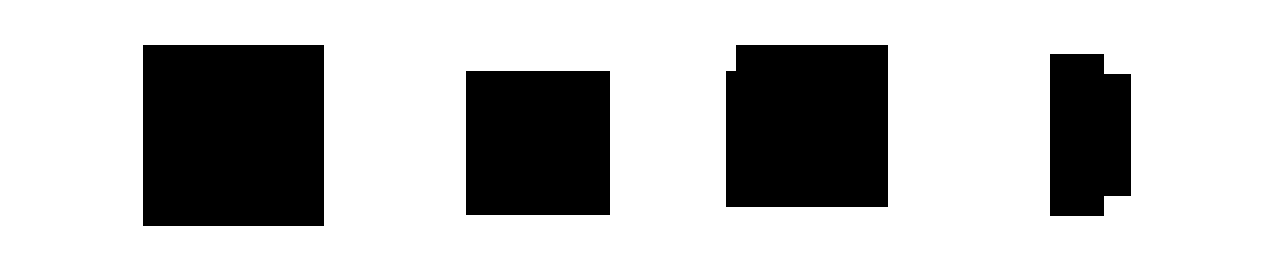
#> input picture OpenCV/shapes.png, 1280 x 260 px
$ python opencv3.py
#> lines starting #> are read from the running program, lines starting #| are printed output that depends on the picture; after the words box and inside, x2 and y2 are one past the last pixel; in counts of white or black regions, pixels touching at a corner belong together
import numpy as np
import cv2

img = cv2.imread('shapes.png')
#> img is the input picture: shape (260, 1280, 3); 72.5% white; 4 black regions, box (x1, y1, x2, y2) and area: (143, 45, 324, 226) 32761, (726, 45, 888, 207) 25984, (466, 71, 610, 215) 20736, (1050, 54, 1131, 216) 12042
gray = cv2.cvtColor(img, cv2.COLOR_BGR2GRAY)

ret,thresh = cv2.threshold(gray,127,255,1)
#> thresh: shape (260, 1280); 27.5% white; 4 white regions

contours,h = cv2.findContours(thresh,1,2)
#> contours = 4 contours; box (x1, y1, x2, y2) and area: (143, 45, 324, 226) 32400, (726, 45, 888, 207) 25662, (466, 71, 610, 215) 20449, (1050, 54, 1131, 216) 11801; h = [[1, -1, -1, -1], [2, 0, -1, -1], [3, 1, -1, -1], [-1, 2, -1, -1]]

for cnt in contours:
    approx = cv2.approxPolyDP(cnt,0.01*cv2.arcLength(cnt,True),True)
    print(len(approx))
    if len(approx)==5:
        print ("pentagon")
        cv2.drawContours(img,[cnt],0,255,-1)
    elif len(approx)==3:
        print ("triangle")
        cv2.drawContours(img,[cnt],0,(0,255,0),-1)
    elif len(approx)==4:
        print ("square")
        cv2.drawContours(img,[cnt],0,(0,0,255),-1)
    elif len(approx) == 9:
        print ("half-circle")
        cv2.drawContours(img,[cnt],0,(255,255,0),-1)
    elif len(approx) > 15:
        print ("circle")
        cv2.drawContours(img,[cnt],0,(0,255,255),-1)
#> this loop made 4 passes
#> approx on passes 1, 4: [[466, 71], [466, 214], [609, 214], [609, 71]], [[143, 45], [143, 225], [323, 225], [323, 45]]
#| 4
#| square
#| 8
#| 6
#| 4
#| square
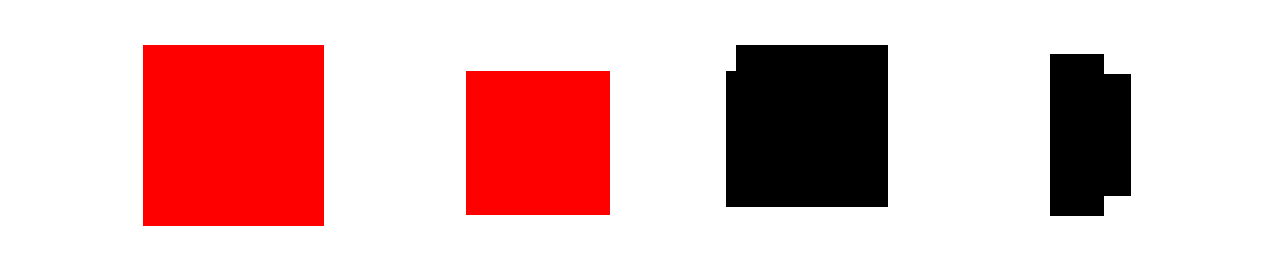
#> img: shape (260, 1280, 3); 16.07% of pixels changed, all inside (x1, y1, x2, y2) = (143, 45, 610, 226)

cv2.imshow('img',img)
cv2.waitKey(0)
cv2.destroyAllWindows()
